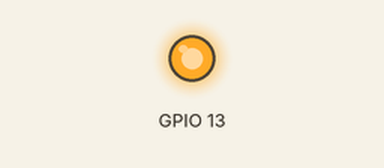
This sketch was run on a simulated ESP8266 (NodeMCU). Parts: output pins drawn as LEDs (lit = HIGH). WiFi joins after 1.5 s; servers stay silent unless stated; the Firebase database answers and starts empty; what the sketch prints to the serial monitor is not drawn.

Above: at 2.7 s.
At 4.9 s:
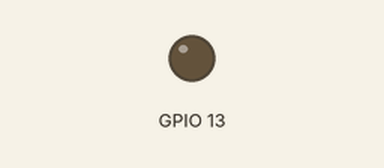
Timing chart, 0 to 6.4 s (numbered marks = the images above):
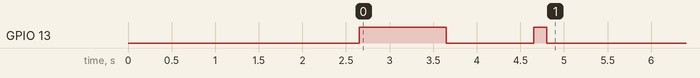

Measured:
- by itself, GPIO 13: HIGH → LOW at 3.7 s, → HIGH 1.0 s later, → LOW 0.15 s later

The sketch:

fiap_nodemcu_firebase_starter.ino
```cpp
#include <ESP8266WiFi.h>
#include <FirebaseArduino.h>

#define FIREBASE_HOST "Sua URL do FIrebase"
#define FIREBASE_AUTH "Chave Sereta do Banco"
#define WIFI_SSID "NOME DO WIFI"
#define WIFI_PASSWORD "SENHA"

void setup() {

  Serial.begin(9600);
  WiFi.begin(WIFI_SSID, WIFI_PASSWORD);
  Serial.print("conectando...");

  while (WiFi.status() != WL_CONNECTED) {
    Serial.print(".");
    delay(500);
  }
  Serial.println();
  Serial.print("conectado a rede: ");
  Serial.println(WiFi.localIP());

  Firebase.begin(FIREBASE_HOST, FIREBASE_AUTH);
  delay(1000);
  Firebase.set("LEDFIAP", 0);
  if (Firebase.failed()) {
    Serial.print(">>> ERROR AO CRIAR LEDFIAP >>> ");
    Serial.println(Firebase.error());
  }

  pinMode(13, OUTPUT);
  digitalWrite(13, HIGH);
  delay(1000);
  digitalWrite(13, LOW);
  delay(1000);
  digitalWrite(13, HIGH);

}

void loop() {
  int r = Firebase.getInt("LEDFIAP");
  if (Firebase.failed()) {
    Serial.print(">>> ERRO AO OBTER LED FIAP >>> ");
    Serial.println(Firebase.error());
  } else {
    digitalWrite(13, r);
    Serial.println(r);
  }
  delay(50);
}
```
